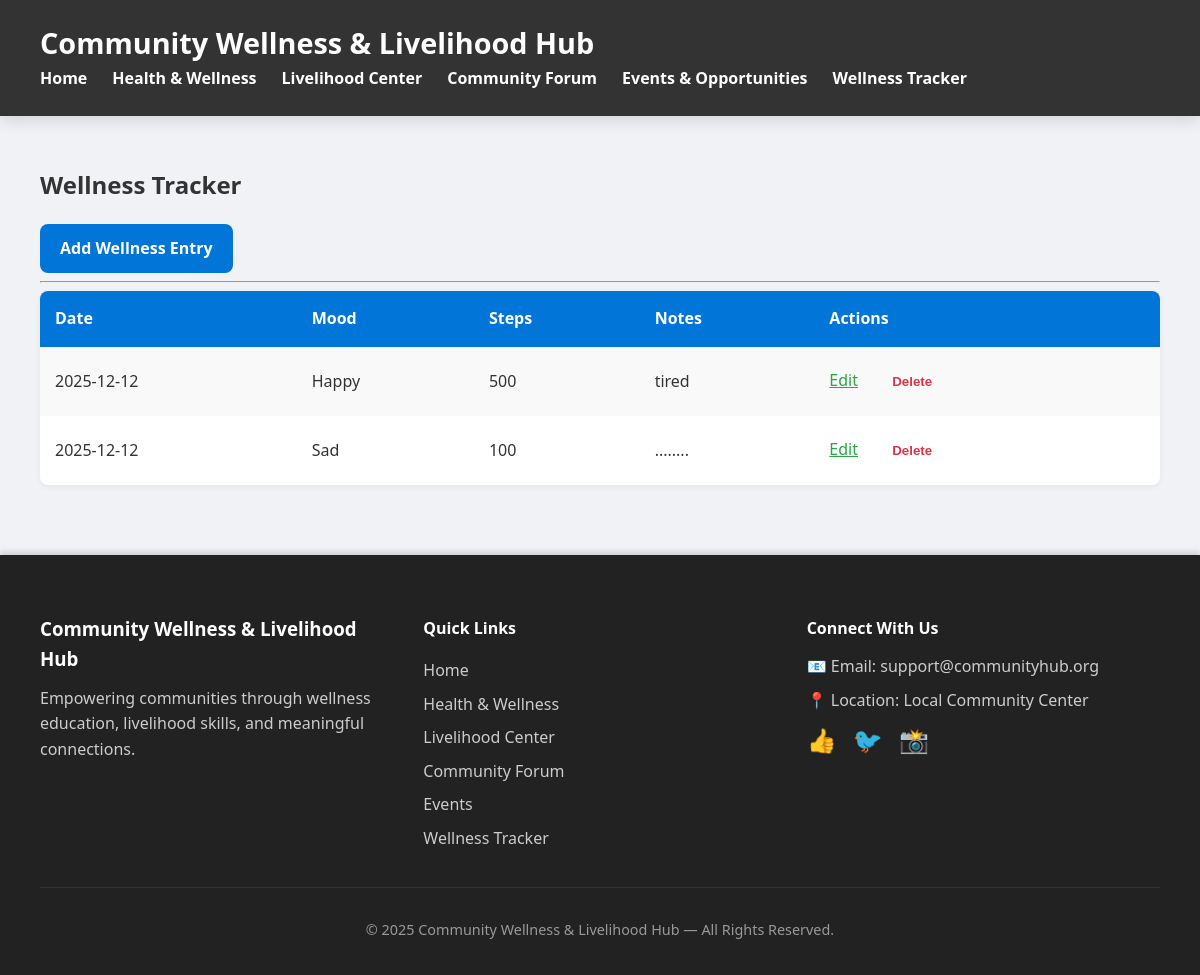
The app's page /wellness/, older data.
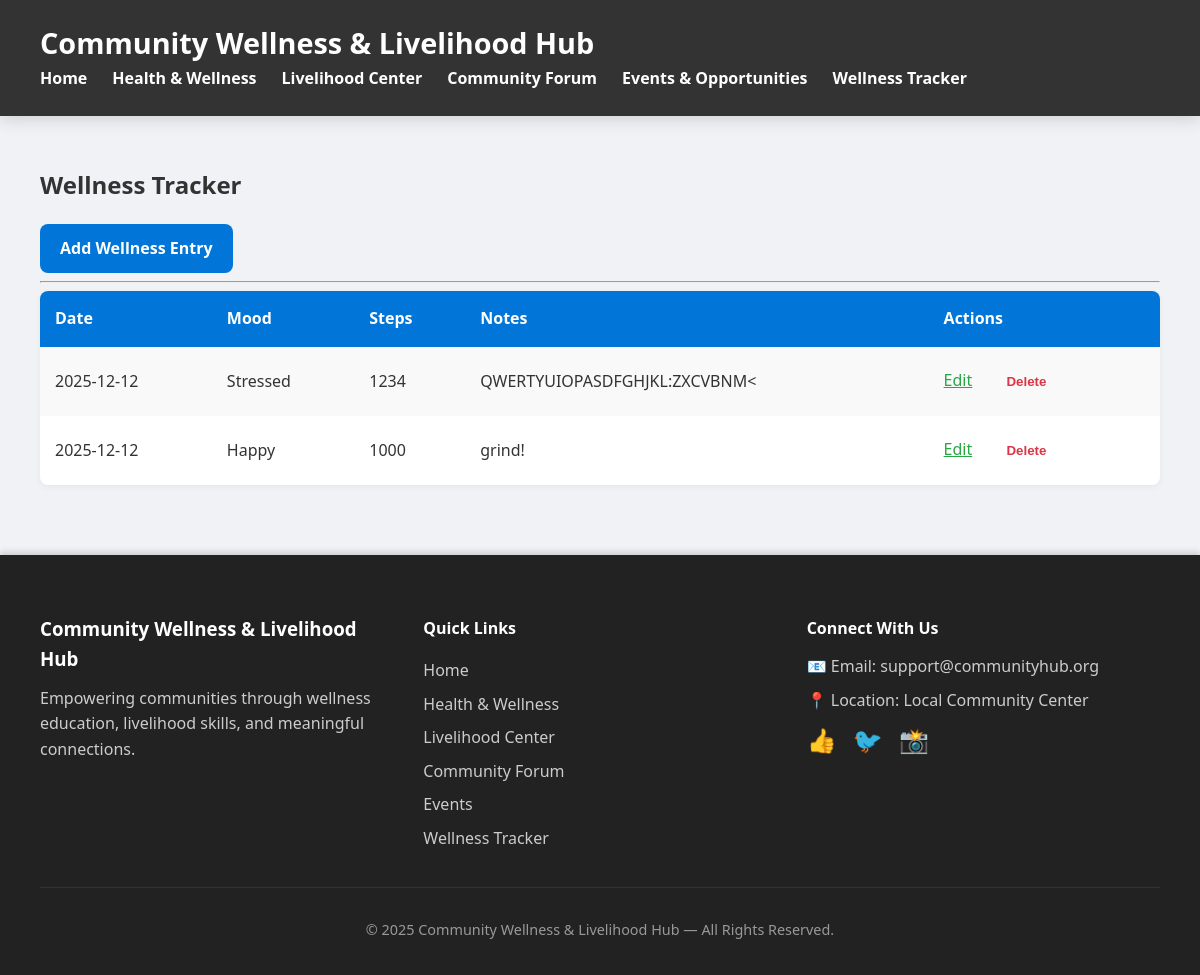
The same page, newer data.
### models.py (models this page shows)
class WellnessEntry(db.Model):
    id = db.Column(db.Integer, primary_key=True)
    date = db.Column(db.String(20), nullable=False)
    mood = db.Column(db.String(20), nullable=False)
    steps = db.Column(db.Integer)
    notes = db.Column(db.Text)

### app.py (the view)
@wellness_bp.route("/")
def list_entries():
    entries = WellnessEntry.query.all()
    return render_template("wellness_list.html", entries=entries)

### Templates/wellness_list.html (shortened to what this page needs)
{% extends "base.html" %}
{% block content %}
<h2>Wellness Tracker</h2>
<a href="/wellness/add" class="button">Add Wellness Entry</a>
<hr>
{% if entries %}
<table>
    <tr>
        <th>Date</th>
        <th>Mood</th>
        <th>Steps</th>
        <th>Notes</th>
        <th>Actions</th>
    </tr>
    {% for w in entries %}
    <tr>
        <td>{{ w.date }}</td>
        <td>{{ w.mood }}</td>
        <td>{{ w.steps }}</td>
        <td>{{ w.notes }}</td>
        <td>
            <a href="{{ url_for('wellness.edit_wellness', entry_id=w.id) }}"
               style="color:#28a745; margin-right:10px;">Edit</a>
            <form action="{{ url_for('wellness.delete_wellness', entry_id=w.id) }}" method="POST"
                  style="display:inline;" onsubmit="return confirm('Delete this entry?');">
                <button style="background:none; border:none; color:#dc3545; cursor:pointer;">
                    Delete
                </button>
            </form>
        </td>
    </tr>
    {% endfor %}
</table>
{% else %}
<p>No wellness entries yet. Start tracking now!</p>
{% endif %}
{% endblock %}

### Templates/base.html (shortened to what this page needs)
<!DOCTYPE html>
<html>
<head>
    <link rel="stylesheet" href="/static/style.css">
</head>
<body>
<nav>
    <h2>Community Wellness & Livelihood Hub</h2>
    <div class="nav-links">
        <a href="/">Home</a>
        <a href="/health">Health & Wellness</a>
        <a href="/livelihood">Livelihood Center</a>
        <a href="/forum">Community Forum</a>
        <a href="/events">Events & Opportunities</a>
        <a href="/wellness">Wellness Tracker</a>
    </div>
</nav>
<div class="container">
    {% block content %}{% endblock %}
</div>
<footer>
    <div class="footer-content">
        <div class="footer-section">
            <h3>Community Wellness & Livelihood Hub</h3>
            <p>
                Empowering communities through wellness education,
                livelihood skills, and meaningful connections.
            </p>
        </div>
        <div class="footer-section">
            <h4>Quick Links</h4>
            <ul>
                <li><a href="/">Home</a></li>
                <li><a href="/health">Health & Wellness</a></li>
                <li><a href="/livelihood">Livelihood Center</a></li>
                <li><a href="/forum">Community Forum</a></li>
                <li><a href="/events">Events</a></li>
                <li><a href="/wellness">Wellness Tracker</a></li>
            </ul>
        </div>
        <div class="footer-section">
            <h4>Connect With Us</h4>
            <p>📧 Email: support@communityhub.org</p>
            <p>📍 Location: Local Community Center</p>
            <div class="social-links">
                <a href="#">👍</a>
                <a href="#">🐦</a>
                <a href="#">📸</a>
            </div>
        </div>
    </div>
    <div class="footer-bottom">
        <p>© 2025 Community Wellness & Livelihood Hub — All Rights Reserved.</p>
    </div>
</footer>
</body>
</html>

### Static/style.css (style rules this page uses)
:root { --primary: #0275d8; --primary-dark: #025aa5; --bg: #f0f2f5; --card-bg: #fff; --text: #333; --radius: 8px; --shadow-sm: 0 2px 6px rgba(0,0,0,0.05); --shadow-md: 0 5px 15px rgba(0,0,0,0.12); }
body { font-family: 'Segoe UI', Tahoma, Geneva, Verdana, sans-serif; background: var(--bg); margin: 0; padding: 0; color: var(--text); line-height: 1.6; }
nav { background: #333; padding: 20px 40px; display: flex; align-items: center; justify-content: space-between; flex-wrap: wrap; box-shadow: var(--shadow-md); }
nav h2 { color: #fff; margin: 0; font-size: 1.8rem; }
.nav-links { display: flex; gap: 25px; }
.nav-links a { position: relative; color: #fff; text-decoration: none; font-weight: 600; padding-bottom: 4px; transition: color 0.3s ease; }
.nav-links a::after { content: ""; position: absolute; width: 0; height: 2px; background: var(--primary); bottom: 0; left: 0; transition: width 0.3s ease; }
.container { padding: 30px 40px; max-width: 1200px; margin: 0 auto; }
.button, button { background: var(--primary); color: #fff; padding: 12px 20px; text-decoration: none; border-radius: var(--radius); display: inline-block; font-weight: 600; cursor: pointer; transition: background 0.3s ease, transform 0.2s ease; border: none; }
table { width: 100%; border-collapse: collapse; background: var(--card-bg); border-radius: var(--radius); overflow: hidden; box-shadow: var(--shadow-sm); }
table th, table td { padding: 15px; text-align: left; }
table th { background: var(--primary); color: #fff; }
table tr:nth-child(even) { background: #f9f9f9; }
footer { background: #222; color: #ddd; padding: 40px 40px 20px; margin-top: 40px; box-shadow: 0 -3px 6px rgba(0,0,0,0.15); }
.footer-content { display: grid; grid-template-columns: repeat(auto-fit, minmax(260px, 1fr)); gap: 30px; margin-bottom: 20px; }
.footer-section h3, .footer-section h4 { color: #fff; margin-bottom: 12px; }
.footer-section p { margin: 8px 0; color: #ccc; }
.footer-section ul { list-style: none; padding: 0; }
.footer-section ul li { margin-bottom: 8px; }
.footer-section ul li a { color: #ccc; text-decoration: none; transition: color 0.3s ease; }
.social-links a { font-size: 1.5rem; margin-right: 12px; text-decoration: none; color: #ccc; transition: 0.3s ease; }
.footer-bottom { text-align: center; padding-top: 15px; border-top: 1px solid #333; color: #999; font-size: 0.9rem; }

Row changes from the older to the newer data that the page shows:
removed WellnessEntry: date "2025-12-12", mood "Happy", steps "500", notes "tired"
removed WellnessEntry: date "2025-12-12", mood "Sad", steps "100", notes "........"
added WellnessEntry: date "2025-12-12", mood "Stressed", steps "1234", notes "QWERTYUIOPASDFGHJKL:ZXCVBNM<"
added WellnessEntry: date "2025-12-12", mood "Happy", steps "1000", notes "grind!"
